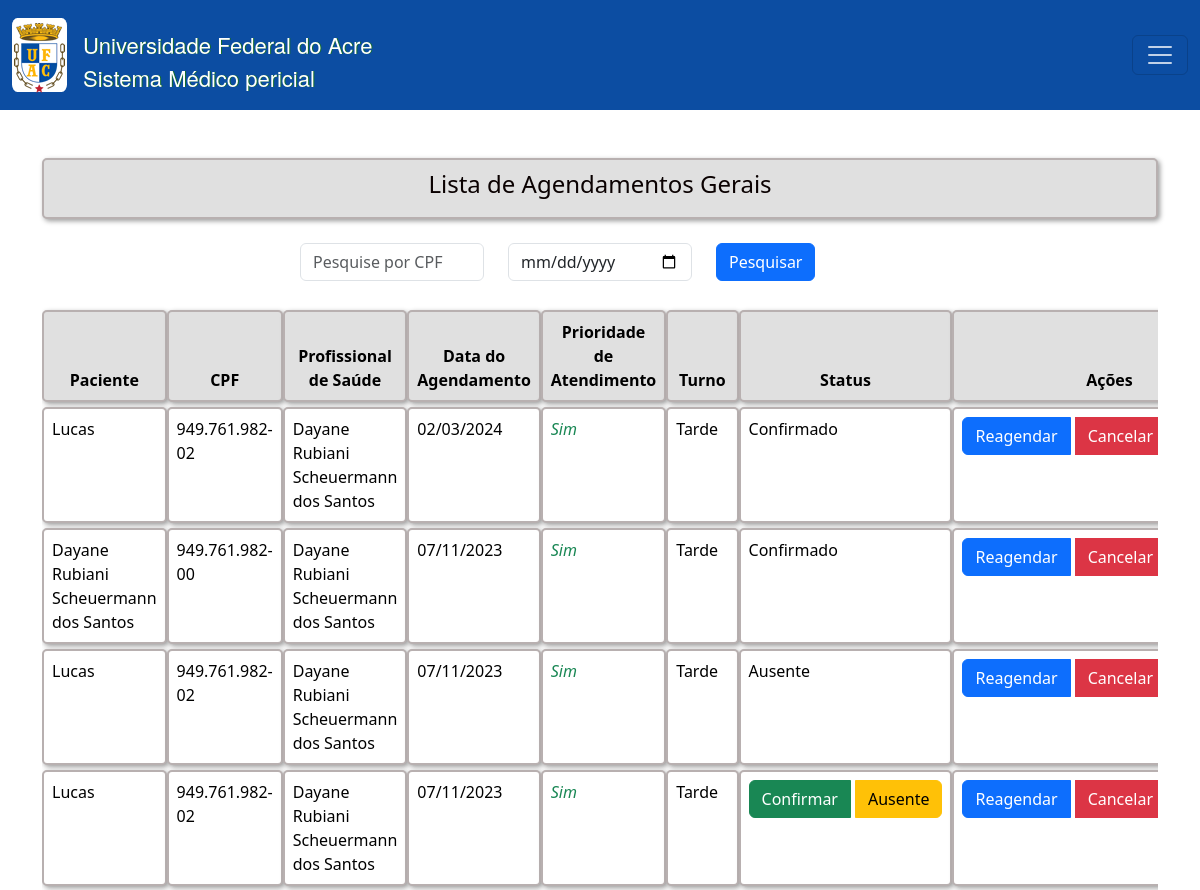
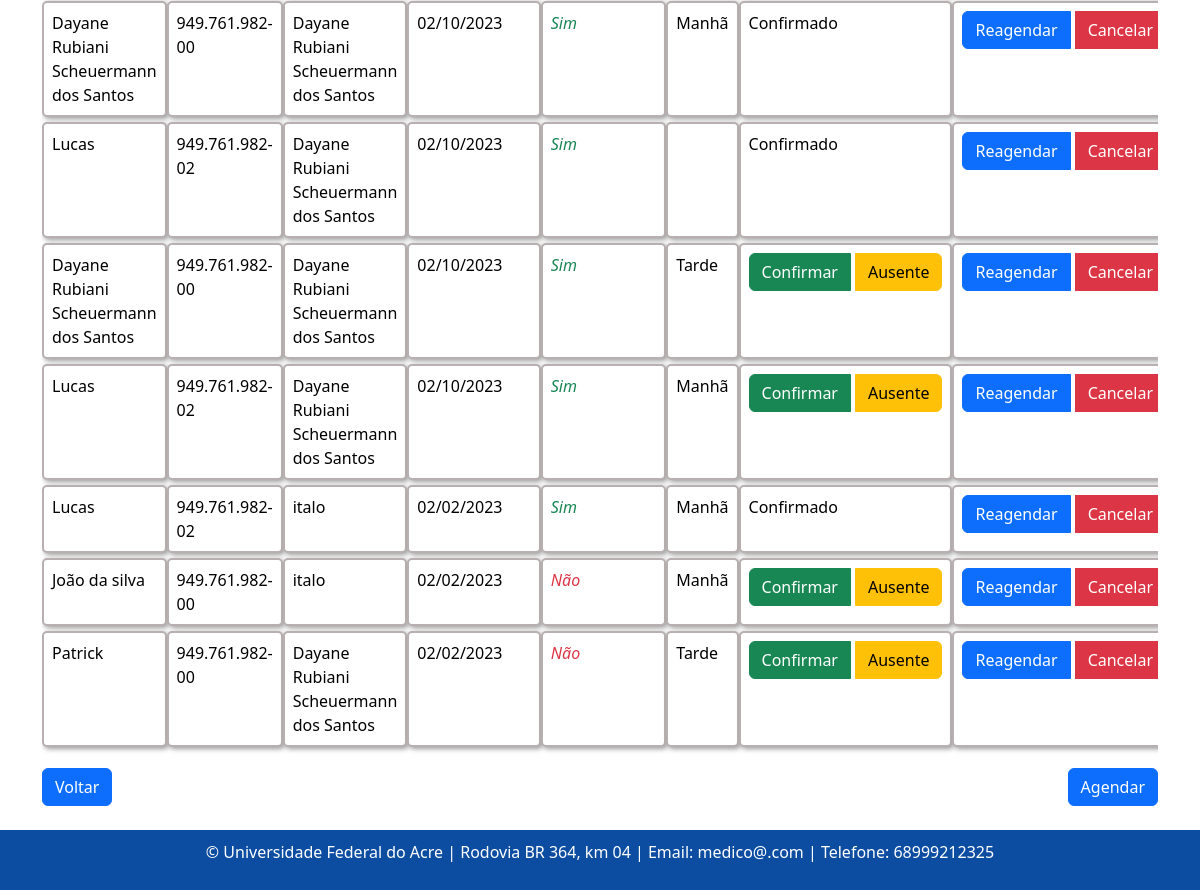
Page /agendamento/lista on the committed database (2 pictures, top to bottom).
### consulta/models.py (models this page shows, shortened)
class Agendamento(models.Model):
    TURNO_CHOICES = [
        ('manha', 'Manhã'),
        ('tarde', 'Tarde'),
    ]
    status_atendimento = models.CharField(max_length=20, choices=[
        ('confirmado', 'Confirmado'),
        ('ausente', 'Ausente'),
        ('pendente', 'Pendente'),
    ], default='pendente')
    paciente = models.ForeignKey(Paciente, on_delete=models.CASCADE)
    profissional_saude = models.ForeignKey(Profissionaldasaude, on_delete=models.CASCADE)
    data_agendamento = models.DateTimeField()
    turno = models.CharField(max_length=10, choices=TURNO_CHOICES)
    prioridade_atendimento = models.BooleanField(default=False)
    justificativa_cancelamento = models.TextField(blank=True, null=True)

class Paciente(models.Model):
    nome = models.CharField(max_length=100)
    data_nascimento = models.DateField()
    email = models.EmailField()
    rg = models.CharField(max_length=20)
    cpf = models.CharField(max_length=14)
    sexo = models.CharField(max_length=1, choices=[('M', 'Masculino'), ('F', 'Feminino')])
    matricula = models.CharField(max_length=20)
    TIPO_PACIENTE_CHOICES = [
        ('Aluno', 'Aluno'),
        ('Servidor', 'Servidor'),
        ('Outro', 'Outro'),
    ]
    tipo_paciente = models.CharField(max_length=20, choices=TIPO_PACIENTE_CHOICES)
    cargo_funcao = models.CharField(max_length=50, default='', blank=True, null=True,)
    cep = models.CharField(max_length=9)
    cidade = models.CharField(max_length=50)
    bairro = models.CharField(max_length=50, default='')
    uf = models.CharField(max_length=2)
    numero = models.CharField(max_length=10)
    ddd_telefone = models.CharField(max_length=3)
    complemento = models.CharField(max_length=100, blank=True, null=True, default='')  # Adicionando o valor padrão aqui

class Profissionaldasaude(models.Model):
    nome = models.CharField(max_length=100)
    data_nascimento = models.DateField()
    email = models.EmailField()
    rg = models.CharField(max_length=20)
    cpf = models.CharField(max_length=14)
    sexo = models.CharField(max_length=1, choices=[('M', 'Masculino'), ('F', 'Feminino')]) #O parâmetro choices em um campo CharField ou IntegerField é usado para fornecer uma lista de escolhas para esse campo
    identificacao_unica = models.CharField(max_length=50, default='')
    cep = models.CharField(max_length=9)
    cidade = models.CharField(max_length=50)
    bairro = models.CharField(max_length=50, default='')
    uf = models.CharField(max_length=2)
    numero = models.CharField(max_length=10)
    ddd_telefone = models.CharField(max_length=10)
    complemento = models.CharField(max_length=100, blank=True, null=True, default='') # blank=True, null=True é pra dizer que não é obrigatorio
    area = models.CharField(max_length=50, default='')
    unidade_siass = models.CharField(max_length=50, default='')
    formacao = models.CharField(max_length=20)
    conselho = models.CharField(max_length=20)
    registro = models.CharField(max_length=20)

### consulta/views.py (the view)
# urls.py: path('agendamento/lista', listar_agendamentos, name='agendamentoListagem'),
def listar_agendamentos(request):
    form = PesquisaAgendamentoForm(request.GET)
    agendamentos = Agendamento.objects.all()
    if form.is_valid():
        cpf = form.cleaned_data.get('cpf')
        data_agendamento = form.cleaned_data.get('data_agendamento')
        if cpf:
            agendamentos = agendamentos.filter(paciente__cpf__icontains=cpf)
        if data_agendamento:
            agendamentos = agendamentos.filter(data_agendamento__date=data_agendamento)
    else:
        agendamentos = Agendamento.objects.all()
    agendamentos = agendamentos.order_by('-data_agendamento')
    return render(request, 'consultas/listagem_agendamentos.html', {'form': form, 'agendamentos': agendamentos})

### consulta/forms.py
class PesquisaAgendamentoForm(forms.Form):
    cpf = forms.CharField(label='', required=False, widget=forms.TextInput(attrs={'class': 'form-control', 'placeholder': 'Pesquise por CPF'}))
    data_agendamento = forms.DateField(label='', required=False, widget=forms.DateInput(attrs={'type': 'date', 'class': 'form-control'}))

### templates/consultas/listagem_agendamentos.html (shortened to what this page needs)
{% extends "base.html" %}
{% load static %}
{% block content %}
  <div class="text-center mb-4 custom-title">
    <h4>Lista de Agendamentos Gerais</h4>
  </div>
  <div class="mb-4">
    <form method="get" class="mx-auto" style="max-width: 600px;">
      <div class="row">
        <div class="col">
          {{ form.cpf }}
        </div>
        <div class="col">
          {{ form.data_agendamento }}
        </div>
        <div class="col">
          <button type="submit" class="btn btn-primary">Pesquisar</button>
        </div>
      </div>
    </form>
  </div>
  <div class="table-responsive">
    <table class="table table-bordered custom-table">
      <thead>
        <tr class="custom-table-row">
          <th scope="col" class="text-center">Paciente</th>
          <th scope="col" class="text-center">CPF</th>
          <th scope="col" class="text-center">Profissional de Saúde</th>
          <th scope="col" class="text-center">Data do Agendamento</th>
          <th scope="col" class="text-center">Prioridade de Atendimento</th>
          <th scope="col" class="text-center">Turno</th>
          <th scope="col" class="text-center">Status</th>
          <th scope="col" class="text-center">Ações</th>
        </tr>
      </thead>
      <tbody>
        {% for agendamento in agendamentos %}
          <tr>
            <td>{{ agendamento.paciente.nome }}</td>
            <td>{{ agendamento.paciente.cpf }}</td>
            <td>{{ agendamento.profissional_saude.nome }}</td>
            <td>{{ agendamento.data_agendamento | date:"d/m/Y "   }}</td>
            <td>
              {% if agendamento.prioridade_atendimento %}
                <i class="fas fa-circle text-success">Sim</i>
              {% else %}
                <i class="fas fa-circle text-danger">Não</i>
              {% endif %}
            </td>
            <td> {% if agendamento.turno == 'manha' %}
                Manhã
            {% elif agendamento.turno == 'tarde' %}
                Tarde
            {% else %}
                {{ agendamento.turno }}
            {% endif %}
          </td>
            <td>
              {% if agendamento.status_atendimento == 'pendente' %}
                <div class="btn-group" role="group" aria-label="Status">
                  <a href="{% url 'agendamentoConfirmar' agendamento.id %}" class="btn btn-success">Confirmar</a>
                  <a href="{% url 'agendamentoAusente' agendamento.id %}" class="btn btn-warning ms-1">Ausente</a>
                </div>
              {% elif agendamento.status_atendimento == 'confirmado' %}
                Confirmado
              {% elif agendamento.status_atendimento == 'ausente' %}
                Ausente
              {% else %}
                <span class="text-success">Concluído</span>
              {% endif %}
            </td>
            <td>
              <div class="btn-group" role="group" aria-label="Ações">
                <a href="{% url 'reagendarAgendamento' agendamento.id %}" class="btn btn-primary">Reagendar</a>
                <button type="button" class="btn btn-danger ms-1" data-bs-toggle="modal" data-bs-target="#cancelarModal{{ agendamento.id }}" onclick="confirmarCancelamento('{{ agendamento.id }}')">
                  Cancelar
                </button>
              </div>
            </td>
          </tr>
        {% endfor %}
      </tbody>
    </table>
  </div>
  <div class="d-flex justify-content-between">
    <a class="btn btn-primary" href="{% url 'home' %}">Voltar</a>
    <a class="btn btn-primary" href="{% url 'agendamentoCreate'  %}">Agendar</a>
  </div>
{% endblock %}

### static/css/estilos.css (style rules this page uses)
.custom-table { border-collapse: separate; border-spacing: 0 5px; }
.custom-table th, .custom-table td { border: 2px solid #b8b0b0; border-radius: 5px; box-shadow: 2px 2px 5px #9b9b9b; }
.custom-table thead th { border-bottom-width: 2px; background-color: #e0e0e0; }
.custom-title { font-size: 24px; font-weight: bold; color: #0a0101; background-color: #e0e0e0; padding: 10px; border: 2px solid #b8b0b0; border-radius: 5px; box-shadow: 2px 2px 5px #9b9b9b; margin-bottom: 5px; }

### rows in the picture
Agendamento: paciente.nome "Lucas", paciente.cpf "949.761.982-02", profissional_saude.nome "Dayane Rubiani Scheuermann dos Santos", data_agendamento "02/03/2024", prioridade_atendimento "Sim", turno "Tarde", status_atendimento "Confirmado"
Agendamento: paciente.nome "Dayane Rubiani Scheuermann dos Santos", paciente.cpf "949.761.982-00", profissional_saude.nome "Dayane Rubiani Scheuermann dos Santos", data_agendamento "07/11/2023", prioridade_atendimento "Sim", turno "Tarde", status_atendimento "Confirmado"
Agendamento: paciente.nome "Lucas", paciente.cpf "949.761.982-02", profissional_saude.nome "Dayane Rubiani Scheuermann dos Santos", data_agendamento "07/11/2023", prioridade_atendimento "Sim", turno "Tarde", status_atendimento "Ausente"
Agendamento: paciente.nome "Lucas", paciente.cpf "949.761.982-02", profissional_saude.nome "Dayane Rubiani Scheuermann dos Santos", data_agendamento "07/11/2023", prioridade_atendimento "Sim", turno "Tarde", status_atendimento "Confirmar"
Agendamento: paciente.nome "Dayane Rubiani Scheuermann dos Santos", paciente.cpf "949.761.982-00", profissional_saude.nome "Dayane Rubiani Scheuermann dos Santos", data_agendamento "02/10/2023", prioridade_atendimento "Sim", turno "Manhã", status_atendimento "Confirmado"
Agendamento: paciente.nome "Lucas", paciente.cpf "949.761.982-02", profissional_saude.nome "Dayane Rubiani Scheuermann dos Santos", data_agendamento "02/10/2023", prioridade_atendimento "Sim", status_atendimento "Confirmado"
Agendamento: paciente.nome "Dayane Rubiani Scheuermann dos Santos", paciente.cpf "949.761.982-00", profissional_saude.nome "Dayane Rubiani Scheuermann dos Santos", data_agendamento "02/10/2023", prioridade_atendimento "Sim", turno "Tarde", status_atendimento "Confirmar"
Agendamento: paciente.nome "Lucas", paciente.cpf "949.761.982-02", profissional_saude.nome "Dayane Rubiani Scheuermann dos Santos", data_agendamento "02/10/2023", prioridade_atendimento "Sim", turno "Manhã", status_atendimento "Confirmar"
Agendamento: paciente.nome "Lucas", paciente.cpf "949.761.982-02", profissional_saude.nome "italo", data_agendamento "02/02/2023", prioridade_atendimento "Sim", turno "Manhã", status_atendimento "Confirmado"
Agendamento: paciente.nome "João da silva", paciente.cpf "949.761.982-00", profissional_saude.nome "italo", data_agendamento "02/02/2023", prioridade_atendimento "Não", turno "Manhã", status_atendimento "Confirmar"
Agendamento: paciente.nome "Patrick", paciente.cpf "949.761.982-00", profissional_saude.nome "Dayane Rubiani Scheuermann dos Santos", data_agendamento "02/02/2023", prioridade_atendimento "Não", turno "Tarde", status_atendimento "Confirmar"
